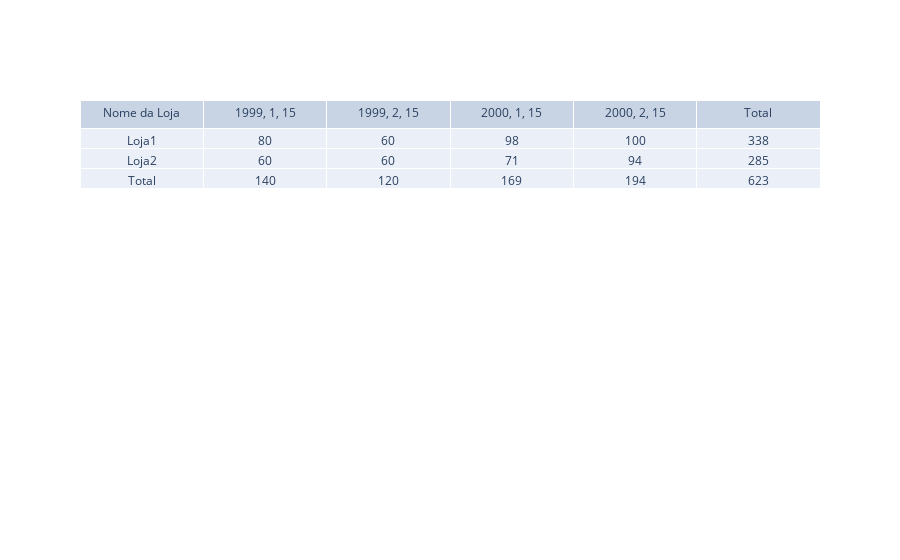

The code cell stored with this chart in its notebook:
### Code cell
fig = go.Figure(data=[go.Table(header=dict(values=list(tb.columns)),
                               cells=dict(values=[tb['Nome da Loja'], tb['1999, 1, 15'], tb['1999, 2, 15'], 
                               tb['2000, 1, 15'], tb['2000, 2, 15'], tb['Total']])) ])
fig.show()

### Figure 1 — Plotly figure (JSON) as saved in the notebook; plotly's stock layout.template omitted (floating-point values rounded to 4 significant figures)
{"data": [{"cells": {"values": [["Loja1", "Loja2", "Total"], [80, 60, 140], [60, 60, 120], [98, 71, 169], [100, 94, 194], [338, 285, 623]]}, "header": {"values": ["Nome da Loja", "1999, 1, 15", "1999, 2, 15", "2000, 1, 15", "2000, 2, 15", "Total"]}, "type": "table"}], "layout": {}}
